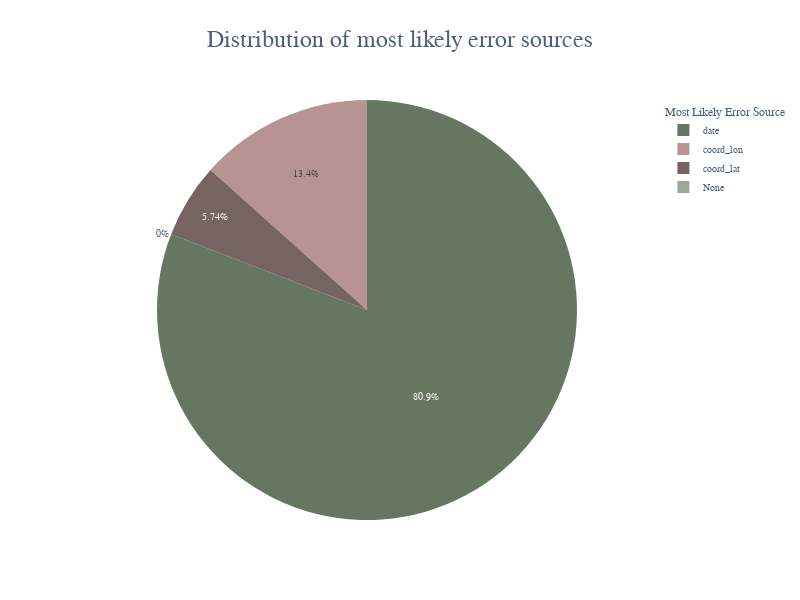

Notebook source saved alongside this figure:
### Code cell
# Plotly bar plot to show the error sources
import plotly.express as px

fig = px.pie(bergpieper_result, values='error_detected', names='most_likely_error_source', title='Error sources', color_discrete_sequence=['#667761', '#b79492', '#756460'])
fig.update_layout(font=dict(family="Aleo", size=10, color="#4d5f81"),
                  title=dict(x=0.5, y=0.95, font=dict(size=24), text="Distribution of most likely error sources", xanchor='center'),
                  legend_title_text='Most Likely Error Source',
                  width=800, height=600)
fig.show()

### Figure 1 — Plotly figure (JSON) as saved in the notebook; plotly's stock layout.template omitted (floating-point values rounded to 4 significant figures; data arrays with more than 128 entries replaced by an {"elided": "..."} marker saying what was removed)
{"data": [{"domain": {"x": [0, 1], "y": [0, 1]}, "hovertemplate": "most_likely_error_source=%{label}<br>error_detected=%{value}<extra></extra>", "labels": {"elided": "6431 str values"}, "legendgroup": "", "name": "", "showlegend": true, "type": "pie", "values": {"elided": "6431 int values"}}], "layout": {"font": {"color": "#4d5f81", "family": "Aleo", "size": 10}, "height": 600, "legend": {"title": {"text": "Most Likely Error Source"}, "tracegroupgap": 0}, "piecolorway": ["#667761", "#b79492", "#756460"], "title": {"font": {"size": 24}, "text": "Distribution of most likely error sources", "x": 0.5, "xanchor": "center", "y": 0.95}, "width": 800}}
